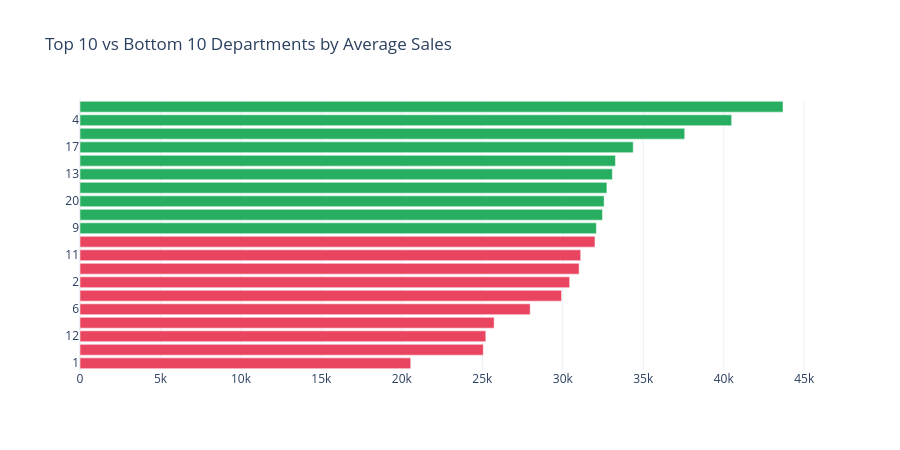

Notebook cell for this chart:
### Markdown cell above
## Chart 4 — Top 10 & Bottom 10 Departments

### Code cell
dept_avg = df.groupby('Dept')['Weekly_Sales'].mean().sort_values(ascending=False)
top10 = dept_avg.head(10)
bottom10 = dept_avg.tail(10)
combined = pd.concat([top10, bottom10]).reset_index()
combined['color'] = ['#27ae60'] * 10 + ['#e94560'] * 10
fig4 = go.Figure(go.Bar(
    x=combined['Weekly_Sales'], y=combined['Dept'].astype(str),
    orientation='h', marker_color=combined['color']
))
fig4.update_layout(title='Top 10 vs Bottom 10 Departments by Average Sales',
                   height=450, template='plotly_white', yaxis={'categoryorder': 'total ascending'})
fig4.show()

### Figure 1 — Plotly figure (JSON) as saved in the notebook; plotly's stock layout.template omitted (floating-point values rounded to 4 significant figures)
{"data": [{"marker": {"color": ["#27ae60", "#27ae60", "#27ae60", "#27ae60", "#27ae60", "#27ae60", "#27ae60", "#27ae60", "#27ae60", "#27ae60", "#e94560", "#e94560", "#e94560", "#e94560", "#e94560", "#e94560", "#e94560", "#e94560", "#e94560", "#e94560"]}, "orientation": "h", "type": "bar", "x": [43680.0, 40490.0, 37580.0, 34380.0, 33270.0, 33080.0, 32740.0, 32570.0, 32470.0, 32090.0, 32000.0, 31110.0, 31010.0, 30430.0, 29920.0, 27970.0, 25730.0, 25220.0, 25060.0, 20550.0], "y": ["18", "4", "14", "17", "7", "13", "5", "20", "15", "9", "19", "11", "16", "2", "3", "6", "8", "12", "10", "1"]}], "layout": {"height": 450, "title": {"text": "Top 10 vs Bottom 10 Departments by Average Sales"}, "yaxis": {"categoryorder": "total ascending"}}}
